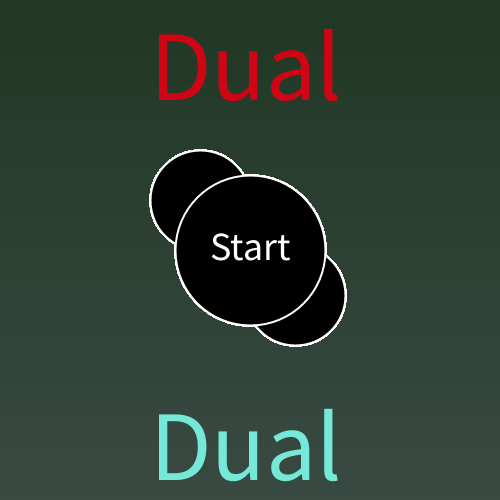
Frame 1 (no input)
Frame 60 (the mouse pressed at the canvas centre just before this capture): identical to frame 1, image omitted
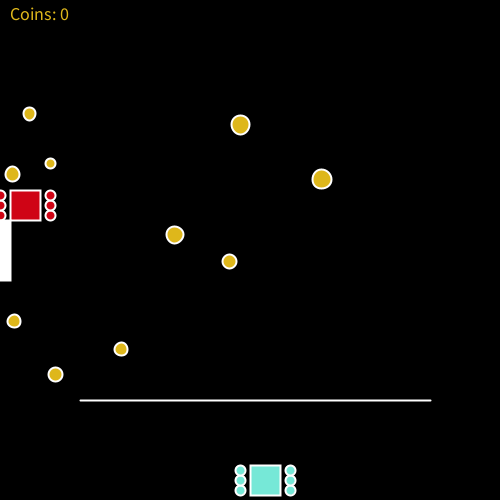
Frame 120 (the mouse held since frame 60 and released just before this capture)

The Processing sketch that drew these frames (run headless with seeded random() and noise(); from frame 60 on, the mouse is pressed at the canvas centre):

// Processing sketch: Maya_Glickman_Final_Project
// ── Maya_Glickman_Final_Project.pde
/*
 Maya Glickman
 7/8/2022
 This game is primarily about two robots, one you can control
 and the other a bot that is trying to hunt you down.
 You are trying to collect as many coins as you can before
 the bot touches your robot. Once you have collected all your
 coins you want to go through the door, which allows you to win.
 If the bot touches your robot the game is over. Furthermore,
 with more time I would've added another boundary at the top so 
 that the dualEnemy would also be closed in. Moreover, I called 
 it dual since it was inspired by the mobile game dual. Though I 
 couldn't replicate the game the characters look the same and so 
 are the colors. 
 */




String screen = "Start Page"; //to manage the different screens
float dualEnemy = 3;
boolean dual = false;
float BuddySpeedX = 3;
float BuddySpeedY = 3;
float dualBuddyX = 0;
float dualBuddyY = 0;
float buddySpeed = 5;

float EnemySpeedX = 3;
float EnemySpeedY = 3;
float dualEnemyX = 0;
float dualEnemyY = 0;
float EnemySpeed = 10;


boolean upKey = false;
boolean downKey = false;
boolean leftKey = false;
boolean rightKey = false;

int r = 0;
int g = 0;
int b = 0;

float coin1X = random(5, 495);
float coin1Y= random(105, 390);
float coin1Z = random(10, 20);

float coin2X = random(5, 495);
float coin2Y= random(105, 390);
float coin2Z = random(10, 20);

float coin3X = random(5, 495);
float coin3Y= random(105, 390);
float coin3Z = random(10, 20);

float coin4X = random(5, 495);
float coin4Y= random(105, 390);
float coin4Z = random(10, 20);

float coin5X = random(5, 495);
float coin5Y= random(105, 390);
float coin5Z = random(10, 20);

float coin6X = random(5, 495);
float coin6Y= random(105, 390);
float coin6Z = random(10, 20);

float coin7X = random(5, 495);
float coin7Y= random(105, 390);
float coin7Z = random(10, 20);

float coin8X = random(5, 495);
float coin8Y= random(105, 390);
float coin8Z = random(10, 20);

float coin9X = random(5, 495);
float coin9Y= random(105, 390);
float coin9Z = random(10, 20);

float coin10X = random(5, 495);
float coin10Y= random(105, 390);
float coin10Z = random(10, 20);

float [] coinX = new float [10];
float [] coinY = new float [10];
float [] coinZ = new float [10];
//from teardrop falling demo

int coinCounter = 0;

void setup() {
  size(500, 500);

  for (int i = 0; i < coinX.length; i++) {
    coinX[i] = random(5, 495);
    coinY[i] = random(105, 390);
    coinZ[i] = random(10, 20);
  }//from teardrop falling demo
}

void draw() {
  background(r, g, b);
  movePlayer();
  moveEnemy();
  //from Processing Refrence
  println("draw", screen);
  if (screen == "Start Page") {
    startScreen ();
  }
  if (screen == "ingame") {
    gameScreen();
  }
  if (screen == "YOU WIN :)") {
    winGame ();
  }
  if (screen == "gameOver") {
    gameOverScreen ();
  }
  //Multiple Screens Demo
}

void moveEnemy () {
  EnemySpeedX = 0;
  EnemySpeedY = 0;
  int direction = floor (random(1, 8));
  println("Direction: ", direction); //to randomize the dualEnemy's direction
  if (direction == 1 || upKey)
  {
    EnemySpeedY -= EnemySpeed;
  } else if (direction > 5 || downKey) {
    EnemySpeedY += EnemySpeed;
  } else if (direction == 3 || rightKey) {
    EnemySpeedX += EnemySpeed;
  } else {
    EnemySpeedX -= EnemySpeed;
  }
  /* a little too random so I also corrensponed
   the dualEnemy with the arrow keys */
  if (EnemySpeedX != 0 && EnemySpeedY != 0) {
    EnemySpeedX = EnemySpeedX/sqrt(2);
    EnemySpeedY = EnemySpeedY/sqrt(2);
  }
  println ("MoveEnemy", dualEnemyY, EnemySpeedY, dualEnemyX);
  if (dualEnemyY <= 395 && dualEnemyY > 375 && dualEnemyX > -200 && dualEnemyX < 200) {
    println("belowLine", dualEnemyY, EnemySpeedY);
    dualEnemyY += EnemySpeedY + 15;//to bounce back
  } else if (dualEnemyY > 354 && dualEnemyY < 375 && dualEnemyX > -200 && dualEnemyX < 200) {
    println("aboveLine", dualEnemyY, EnemySpeedY);
    dualEnemyY += EnemySpeedY - 15;//to bounce back
  } else if (dualEnemyY > 464) {
    dualEnemyY += EnemySpeedY - 15;//to bounce back
  } else if (dualEnemyY < 2 ) {
    dualEnemyY += EnemySpeedY + 15; //to bounce back
  } else {
    println("Line", dualEnemyY, EnemySpeedY);

    dualEnemyY += EnemySpeedY;
  }

  if (dualEnemyX > 205) {
    dualEnemyX += EnemySpeedX - 15;//to bounce back
  } else if (dualEnemyX < -240) {
    dualEnemyX += EnemySpeedX + 15; //to bounce back
  } else {
    dualEnemyX += EnemySpeedX;
  }
  if (coinCounter >= 3) {
    EnemySpeed = 13;

    if (coinCounter == 5) {
      EnemySpeed = 15;
    } else if (coinCounter == 7) {
      EnemySpeed = 17;
    } else {

      EnemySpeed = 10;
    }//to make dualEnemy faster once you get more coins
  }
}
void movePlayer() {
  BuddySpeedX = 0;
  BuddySpeedY = 0;

  if (upKey) BuddySpeedY -= buddySpeed;
  if (downKey) BuddySpeedY += buddySpeed;
  if (rightKey) BuddySpeedX += buddySpeed;
  if (leftKey) BuddySpeedX -= buddySpeed;

  if (BuddySpeedX != 0 && BuddySpeedY != 0) {
    BuddySpeedX = BuddySpeedX/sqrt(2);
    BuddySpeedY = BuddySpeedY/sqrt(2);
  }//creating boundaries
  println ("MovePlayer", dualBuddyY, BuddySpeedY, dualBuddyX);
  if (dualBuddyY <= -65 && dualBuddyY > -85 && dualBuddyX > -200 && dualBuddyX < 200) {
    println("belowLine", dualBuddyY, BuddySpeedY);
    dualBuddyY += BuddySpeedY + 5;//to bounce back
  } else if (dualBuddyY > -106 && dualBuddyY < -85 && dualBuddyX > -200 && dualBuddyX < 200) {
    println("aboveLine", dualBuddyY, BuddySpeedY);
    dualBuddyY += BuddySpeedY - 5;//to bounce back
  } else if (dualBuddyY > 4) {
    dualBuddyY += BuddySpeedY - 5;//to bounce back
  } else if (dualBuddyY < -458 ) {
    dualBuddyY += BuddySpeedY + 5; //to bounce back
  } else {
    println("Line", dualBuddyY, BuddySpeedY);

    dualBuddyY += BuddySpeedY;
  }

  if (dualBuddyX > 205) {
    dualBuddyX += BuddySpeedX - 5;//to bounce back
  } else if (dualBuddyX < -240) {
    dualBuddyX += BuddySpeedX + 5;//to bounce back
  } else {
    dualBuddyX += BuddySpeedX;
    //From ArrowKeyControlDemo
  }

  if (dualBuddyX <= -212 && dualBuddyY < -230 && dualBuddyY > -270) {
    screen = "YOU WIN :)";
    /*when the dualBuddy touches the door
     the dualBuddy wins */
  }
}


void keyPressed() {
  if (keyCode == UP) {
    upKey = true;
  } else if (keyCode == DOWN) {
    downKey = true;
  } else if (keyCode == LEFT) {
    leftKey = true;
  } else if (keyCode == RIGHT) {
    rightKey = true;
  }//to control dualBuddy
}//from arrowkeycontrol demo

void keyReleased() {
  if (keyCode == UP) {
    upKey = false;
  } else if (keyCode == DOWN) {
    downKey = false;
  } else if (keyCode == LEFT) {
    leftKey = false;
  } else if (keyCode == RIGHT) {
    rightKey = false;
  }
}//to control
//from arrowkeycontrol demo

boolean rectangleRectangleCollisionCheck(float x1, float y1, float w1, float h1,
  float x2, float y2, float w2, float h2) {
  //println(x1, x2, y1, y2, w1, w2, h1, h2);
  return ((x1 <= x2 + w2) &&
    (x1 + w1 >= x2) &&
    (y1 <= y2 + h2) &&
    (y1 + h1 >= y2));
}//from collision function demo

void dualBuddy () {
  fill(#76e8d7);

  println("dualBuddy", 465 + dualBuddyY);


  stroke(255);
  strokeWeight(2);
  //to create dualBuddy
  square(width/2+dualBuddyX, 465 + dualBuddyY, 30);
  circle(240 +dualBuddyX, 490+ dualBuddyY, 10);
  circle(240 +dualBuddyX, 480+ dualBuddyY, 10);
  circle(240+dualBuddyX, 470+ dualBuddyY, 10);
  circle(290+dualBuddyX, 490+ dualBuddyY, 10);
  circle(290+dualBuddyX, 480+ dualBuddyY, 10);
  circle(290+dualBuddyX, 470+ dualBuddyY, 10);

  //allow the dualBuddy to eat coins
  if (rectangleRectangleCollisionCheck(coin1X, coin1Y, 50, 50,
    dualBuddyX + 240, dualBuddyY + 490, 50, 50)&& coin1Z != 0) {

    coin1Z = 0;
    coinCounter += 1;
  }
  if (rectangleRectangleCollisionCheck(coin2X, coin2Y, 50, 50,
    dualBuddyX + 240, dualBuddyY + 490, 50, 50)&& coin2Z != 0) {

    coin2Z = 0;
    coinCounter += 1;
  }
  if (rectangleRectangleCollisionCheck(coin3X, coin3Y, 50, 50,
    dualBuddyX + 240, dualBuddyY + 490, 50, 50)&& coin3Z != 0) {

    coin3Z = 0;
    coinCounter += 1;
  }
  if (rectangleRectangleCollisionCheck(coin4X, coin4Y, 50, 50,
    dualBuddyX + 240, dualBuddyY + 490, 50, 50)&& coin4Z != 0) {

    coin4Z = 0;
    coinCounter += 1;
  }
  if (rectangleRectangleCollisionCheck(coin5X, coin5Y, 50, 50,
    dualBuddyX + 240, dualBuddyY + 490, 50, 50)&& coin5Z != 0) {

    coin5Z = 0;
    coinCounter += 1;
  }
  if (rectangleRectangleCollisionCheck(coin6X, coin6Y, 50, 50,
    dualBuddyX + 240, dualBuddyY + 490, 50, 50)&& coin6Z != 0) {

    coin6Z = 0;
    coinCounter += 1;
  }
  if (rectangleRectangleCollisionCheck(coin7X, coin7Y, 50, 50,
    dualBuddyX + 240, dualBuddyY + 490, 50, 50)&& coin7Z != 0) {

    coin7Z = 0;
    coinCounter += 1;
  }
  if (rectangleRectangleCollisionCheck(coin8X, coin8Y, 50, 50,
    dualBuddyX + 240, dualBuddyY + 490, 50, 50)&& coin8Z != 0) {

    coin8Z = 0;
    coinCounter += 1;
  }
  if (rectangleRectangleCollisionCheck(coin9X, coin9Y, 50, 50,
    dualBuddyX + 240, dualBuddyY + 490, 50, 50)&& coin9Z != 0) {

    coin9Z = 0;
    coinCounter += 1;
  }
  if (rectangleRectangleCollisionCheck(coin10X, coin10Y, 50, 50,
    dualBuddyX + 240, dualBuddyY + 490, 50, 50)&& coin10Z != 0) {

    coin10Z = 0;
    coinCounter += 1;
  }
  if (rectangleRectangleCollisionCheck(dualEnemyX + 240, dualEnemyY + 30, 50, 50,
    dualBuddyX + 240, dualBuddyY + 490, 50, 50)) {
    //got from collision function demo but changed it
    screen ="gameOver";
  }
}
void dualEnemy () {
  fill(#cf0415);
  square(width/2 + dualEnemyX, 5 + dualEnemyY, 30);

  stroke(255);
  strokeWeight(2);
  circle(240 + dualEnemyX, 30+ dualEnemyY, 10);
  circle(240+ dualEnemyX, 20+ dualEnemyY, 10);
  circle(240+ dualEnemyX, 10+ dualEnemyY, 10);
  circle(290+ dualEnemyX, 30+ dualEnemyY, 10);
  circle(290+ dualEnemyX, 20+ dualEnemyY, 10);
  circle(290+ dualEnemyX, 10+ dualEnemyY, 10);
  //to create the dualEnemy
}

void door() {
  fill(255);
  rect(0, 220, 10, 60);
}

void coin(float x, float y, float z) {
  fill(#deb71b);
  circle(x, y, z);
}

void mousePressed() {
  println("MousePressed");
  if (mousePressed) {
    if (screen == "gameOver") {
      resetGame();
    } else if (screen == "YOU WIN :)") {
      resetGame();
    } else {
      screen = "ingame";
    }
  }

  println("MousePressed", screen);
}

//Multiple Screens Demo
void startScreen() {
  float r;
  float g;
  float b;
  for (int x = 0; x < height; x++) {
    r= map(x, 0, height-1, 33, 57);
    g= map(x, 0, height-1, 56, 74);
    b= map(x, 0, height-1, 37, 67);
    //gradient for the start screen
    stroke(r, g, b);
    line(0, x, width, x);

    stroke(255);
    strokeWeight(2);
    fill(0);
    circle(200, 200, 100);
    circle(295, 295, 100);
    circle(250, 250, 150);
  }
  textSize(100);
  stroke(255);
  strokeWeight(1);
  fill(#cf0415);
  text("Dual", 150, 100);
  fill(#76e8d7);
  text("Dual", 150, 480);
  textSize(40);
  fill(255);
  text("Start", 210, 260);
  println(250, "StartScreen", 250);
}

//Multiple Screens Demo
void gameScreen () {
  println(250, "GameScreen", 250);
  dualBuddy();
  dualEnemy();
  //line(80, 100, 430, 100);
  line(80, 400, 430, 400);
  door();
  coin(coin1X, coin1Y, coin1Z);
  coin(coin2X, coin2Y, coin2Z);
  coin(coin3X, coin3Y, coin3Z);
  coin(coin4X, coin4Y, coin4Z);
  coin(coin5X, coin5Y, coin5Z);
  coin(coin6X, coin6Y, coin6Z);
  coin(coin7X, coin7Y, coin7Z);
  coin(coin8X, coin8Y, coin8Z);
  coin(coin9X, coin9Y, coin9Z);
  coin(coin10X, coin10Y, coin10Z);


  textSize(18);
  text("Coins:", 10, 20);
  text(coinCounter, 60, 20);
}
//Multiple Screens Demo
void gameOverScreen() {
  fill(255);

  float r;
  float g;
  float b;
  for (int x = 0; x < height; x++) {
    r= map(x, 0, height-1, 110, 59);
    g= map(x, 0, height-1, 18, 32);
    b= map(x, 0, height-1, 19, 32);
    //gradient for the gameOverScreen
    stroke(r, g, b);
    line(0, x, width, x);
    fill(0);
    ellipse(250, 240, 400, 240);
  }
  fill(255);
  textSize(50);
  text("GAME OVER", 140, 230);
  text("Score:", 170, 300);
  text(coinCounter, 330, 300);
}
//Multiple Screens Demo
void winGame() {
  float r;
  float g;
  float b;
  for (int x = 0; x < height; x++) {
    r= map(x, 0, height-1, 33, 57);
    g= map(x, 0, height-1, 56, 74);
    b= map(x, 0, height-1, 37, 67);
    stroke(r, g, b);
    line(0, x, width, x);
    //gradient for the winGame screen
    fill(0);
    ellipse(250, 240, 400, 240);
  }
  fill(255);
  textSize(50);
  text("YOU WON :)", 150, 250);
  textSize(40);
  text("Coins:", 175, 290);
  text(coinCounter, 300, 290);
}
void resetGame() {
  println("Reset Game");
  screen = "Start Page";


  coin1X = random(5, 495);
  coin1Y= random(105, 390);
  coin1Z = random(10, 20);

  coin2X = random(5, 495);
  coin2Y= random(105, 390);
  coin2Z = random(10, 20);

  coin3X = random(5, 495);
  coin3Y= random(105, 390);
  coin3Z = random(10, 20);

  coin4X = random(5, 495);
  coin4Y= random(105, 390);
  coin4Z = random(10, 20);

  coin5X = random(5, 495);
  coin5Y= random(105, 390);
  coin5Z = random(10, 20);

  coin6X = random(5, 495);
  coin6Y= random(105, 390);
  coin6Z = random(10, 20);

  coin7X = random(5, 495);
  coin7Y= random(105, 390);
  coin7Z = random(10, 20);

  coin8X = random(5, 495);
  coin8Y= random(105, 390);
  coin8Z = random(10, 20);

  coin9X = random(5, 495);
  coin9Y= random(105, 390);
  coin9Z = random(10, 20);

  coin10X = random(5, 495);
  coin10Y= random(105, 390);
  coin10Z = random(10, 20);
  //to make the coins reset
  coinCounter = 0;
  //to make the coin counter reset
  BuddySpeedX = 3;
  BuddySpeedY = 3;
  dualBuddyX = 0;
  dualBuddyY = 0;
  buddySpeed = 5;

  EnemySpeedX = 3;
  EnemySpeedY = 3;
  dualEnemyX = 0;
  dualEnemyY = 0;
  EnemySpeed = 10;
  //to make the dualBuddy and dualEnemy reset places
}
//Multiple Screens Demo

//Peer Comments

/*add more coins- I did and changed it so that
 the more coins you obtain the faster dualEnemy goes */

/*change the screen colors- I changed the colors
 of the screens by using the gradient code */

/*My family also added suggestions
 on the movement of the dualBuddy and the
 alignment of the text */
